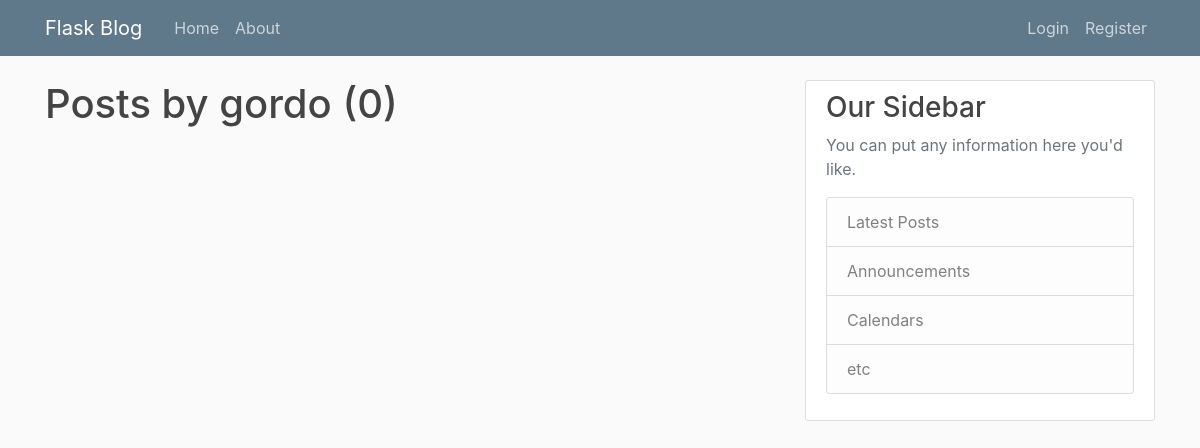
The app's page /user/gordo, older data.
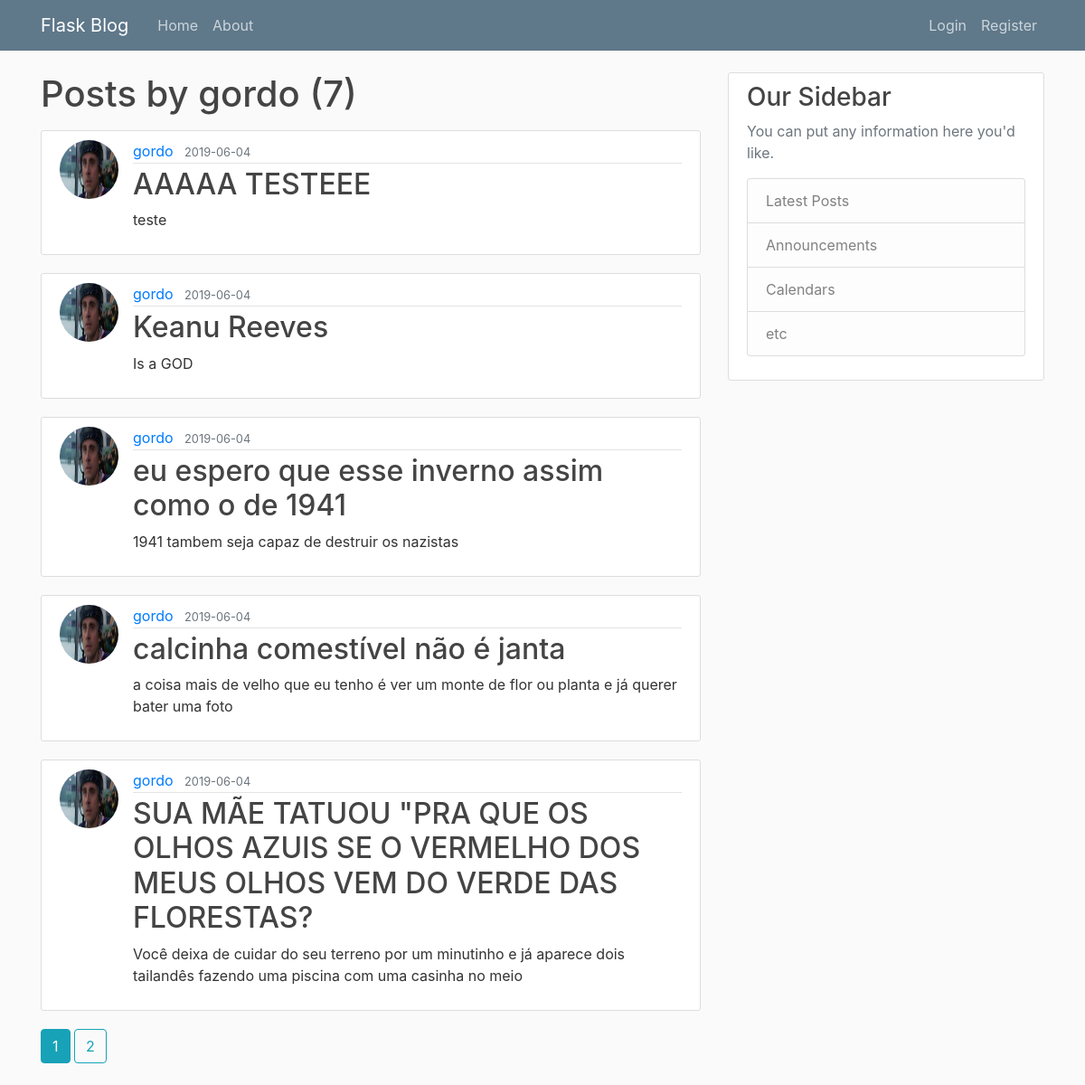
The same page, newer data.
### flaskblog/models.py (models this page shows, shortened)
class User(db.Model, UserMixin):
    id = db.Column(db.Integer, primary_key=True)
    username = db.Column(db.String(20), unique=True, nullable=False)
    email = db.Column(db.String(120), unique=True, nullable=False)
    image_file = db.Column(db.String(20), nullable=False, default='default.jpg')
    password = db.Column(db.String(60), nullable=False)
    posts = db.relationship('Post', backref='author', lazy=True)

class Post(db.Model):
    id = db.Column(db.Integer, primary_key=True)
    title = db.Column(db.String(100), nullable=False)
    date_posted = db.Column(db.DateTime, nullable=False, default=datetime.utcnow)
    content = db.Column(db.Text, nullable=False)
    user_id = db.Column(db.Integer, db.ForeignKey('user.id'), nullable=False)

### flaskblog/routes.py (the view)
@app.route("/user/<string:username>")
def user_posts(username):
    page = request.args.get('page', 1, type=int)
    user = User.query.filter_by(username=username).first_or_404()
    posts = Post.query.filter_by(author=user)\
        .order_by(Post.date_posted.desc())\
        .paginate(page=page, per_page=5)
    return render_template('user_posts.html', posts=posts, user=user)

### flaskblog/templates/user_posts.html
{% extends "layout.html" %}
{% block content %}
    <h1 class="mb-3">Posts by {{ user.username }} ({{ posts.total }})</h1>
    {% for post in posts.items %}
        <article class="media content-section">
          <img class="rounded-circle article-img" src="{{ url_for('static', filename='profile_pics/' + post.author.image_file) }}">
          <div class="media-body">
            <div class="article-metadata">
              <a class="mr-2" href="{{ url_for('user_posts', username=post.author.username) }}">{{ post.author.username }}</a>
              <small class="text-muted">{{ post.date_posted.strftime('%Y-%m-%d') }}</small>
            </div>
            <h2><a class="article-title" href="{{ url_for('post', post_id=post.id) }}">{{ post.title }}</a></h2>
            <p class="article-content">{{ post.content }}</p>
          </div>
        </article>
    {% endfor %}
    {% for page_num in posts.iter_pages(left_edge=1, right_edge=1, left_current=1, right_current=2) %}
      {% if page_num %}
        {% if posts.page == page_num %}
          <a class="btn btn-info mb-4" href="{{ url_for('user_posts', username=user.username, page=page_num) }}">{{ page_num }}</a>
        {% else %}
          <a class="btn btn-outline-info mb-4" href="{{ url_for('user_posts', username=user.username, page=page_num) }}">{{ page_num }}</a>
        {% endif %}
      {% else %}
        ...
      {% endif %}
    {% endfor %}
{% endblock content %}

### flaskblog/templates/layout.html (shortened to what this page needs)
<!DOCTYPE html>
<html>
<head>
    <link rel="stylesheet" href="https://maxcdn.bootstrapcdn.com/bootstrap/4.0.0/css/bootstrap.min.css">
    <link rel="stylesheet" type="text/css" href="{{ url_for('static', filename='main.css') }}">
</head>
<body>
    <header class="site-header">
      <nav class="navbar navbar-expand-md navbar-dark bg-steel fixed-top">
        <div class="container">
          <a class="navbar-brand mr-4" href="/">Flask Blog</a>
          <div class="collapse navbar-collapse" id="navbarToggle">
            <div class="navbar-nav mr-auto">
              <a class="nav-item nav-link" href="{{ url_for('home') }}">Home</a>
              <a class="nav-item nav-link" href="{{ url_for('about') }}">About</a>
            </div>
            <div class="navbar-nav">
              {% if current_user.is_authenticated %}
                <a class="nav-item nav-link" href="{{ url_for('new_post') }}">New Post</a>
                <a class="nav-item nav-link" href="{{ url_for('account') }}">Account</a>
                <a class="nav-item nav-link" href="{{ url_for('logout') }}">Logout</a>
              {% else %}
                <a class="nav-item nav-link" href="{{ url_for('login') }}">Login</a>
                <a class="nav-item nav-link" href="{{ url_for('register') }}">Register</a>
              {% endif %}
            </div>
          </div>
        </div>
      </nav>
    </header>
    <main role="main" class="container">
      <div class="row">
        <div class="col-md-8">
          {% block content %}{% endblock %}
        </div>
        <div class="col-md-4">
          <div class="content-section">
            <h3>Our Sidebar</h3>
            <p class='text-muted'>You can put any information here you'd like.
              <ul class="list-group">
                <li class="list-group-item list-group-item-light">Latest Posts</li>
                <li class="list-group-item list-group-item-light">Announcements</li>
                <li class="list-group-item list-group-item-light">Calendars</li>
                <li class="list-group-item list-group-item-light">etc</li>
              </ul>
            </p>
          </div>
        </div>
      </div>
    </main>
</body>
</html>

### flaskblog/static/main.css (style rules this page uses)
body { background: #fafafa; color: #333333; margin-top: 5rem; }
h1, h2, h3, h4, h5, h6 { color: #444444; }
.bg-steel { background-color: #5f788a; }
.site-header .navbar-nav .nav-link { color: #cbd5db; }
.content-section { background: #ffffff; padding: 10px 20px; border: 1px solid #dddddd; border-radius: 3px; margin-bottom: 20px; }
.article-title { color: #444444; }
.article-content { white-space: pre-line; }
.article-img { height: 65px; width: 65px; margin-right: 16px; }
.article-metadata { padding-bottom: 1px; margin-bottom: 4px; border-bottom: 1px solid #e3e3e3 }

Row changes from the older to the newer data that the page shows:
added Post: image_file (picture), author.username "gordo", date_posted "2019-06-04", title "AAAAA TESTEEE", content "teste"
added Post: image_file (picture), author.username "gordo", date_posted "2019-06-04", title "Keanu Reeves", content "Is a GOD"
added Post: image_file (picture), author.username "gordo", date_posted "2019-06-04", title "eu espero que esse inverno assim como o de 1941", content "1941 tambem seja capaz de destruir os nazistas"
added Post: image_file (picture), author.username "gordo", date_posted "2019-06-04", title "calcinha comestível não é janta", content "a coisa mais de velho que eu tenho é ver um monte de flor ou planta e já querer bater uma foto"
added Post: image_file (picture), author.username "gordo", date_posted "2019-06-04", title "SUA MÃE TATUOU \"PRA QUE OS OLHOS AZUIS SE O VERMELHO DOS MEUS OLHOS VEM DO VERDE DAS FLORESTAS?", content "Você deixa de cuidar do seu terreno por um minutinho e já aparece dois tailandês fazendo uma piscina com uma casinha no meio"
Text that changed along with them:
{{ posts.total }}: "0" → "7"
new list line: "1"
new list line: "2"
